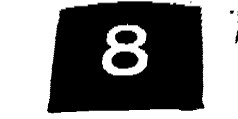
#> input picture data/New_correct/8.png, 238 x 119 px
$ python Area_Perimater.py ../data/New_correct/8.png   (older library calls are emulated)
#> lines starting #> are read from the running program, lines starting #| are printed output that depends on the picture; after the words box and inside, x2 and y2 are one past the last pixel; in counts of white or black regions, pixels touching at a corner belong together; long printed decimals are rounded

"""
@Area_Perimater
@calculate the area and permater
@ZZY 20180328
"""

import cv2
import numpy as np
import glob as gb
import sys
import pdb

##def main(argv):
##    [Load Images]
##filename = gb.glob('../data/New_correct//*')
path = '../data/New_correct/8.png'
##for path in filename:
img = cv2.imread(path,cv2.IMREAD_GRAYSCALE)
#> img is the input picture: shape (119, 238); min 0, max 255, mean 123.1

if img is None:
    print ('Error in loading images!')
##        return -1
##[cut]
img_cut = img[20:-10,10:-10]
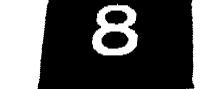
#> img_cut: shape (89, 218); min 0, max 255, mean 96.1

##[contours]
ret,contours,hie = cv2.findContours(img_cut,cv2.RETR_TREE,cv2.CHAIN_APPROX_SIMPLE)
#> contours = 6 contours, 1 with area under 20; largest, box (x1, y1, x2, y2) and area: (0, 0, 49, 89) 3728, (189, 0, 218, 89) 2190, (91, 3, 138, 56) 1868, (101, 31, 129, 49) 356, (105, 10, 128, 25) 239; hie = [[1, -1, -1, -1], [4, 0, 2, -1], [3, -1, -1, 1], [-1, 2, -1, 1], [5, 1, -1, -1], [-1, 4, -1, -1]]
print (path[17:],'len(con ) is ',len(contours))
#| ct/8.png len(con ) is  6
##[draw contours]
img_color = cv2.cvtColor(img_cut,cv2.COLOR_GRAY2BGR)
cv2.drawContours(img_color,contours,1,(0,0,255),3)
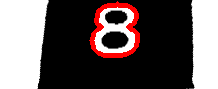
#> img_color: shape (89, 218, 3); mean B, G, R 91, 91, 101.8
cv2.imshow('img_color',img_color)

##[calculate area]
area = cv2.contourArea(contours[1])
#> area = 1868
print ('Area is' ,area)
#| Area is 1868.0

##[calculate perimeter]
perimeter = cv2.arcLength(contours[1],True)
#> perimeter = 191.5
print ('Perimeter is ',perimeter)
#| Perimeter is  191.539


##if __name__ == 'main':
##    main(sys.argv[1:])

$ run again, with data/New_correct/38.png copied over data/New_correct/8.png
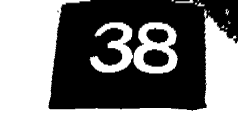
#> input picture data/New_correct/38.png, 238 x 119 px
#> img is the input picture: shape (119, 238); min 0, max 255, mean 120
#> `img_cut = img[20:-10,10:-10]`:
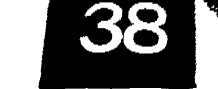
#> img_cut: shape (89, 218); min 0, max 255, mean 104.9
#> contours = 8 contours, 3 with area under 20; largest, box (x1, y1, x2, y2) and area: (0, 0, 50, 89) 3815, (79, 2, 168, 54) 2819, (189, 0, 218, 89) 1858, (133, 29, 159, 47) 346, (136, 8, 159, 24) 240; hie = [[1, -1, -1, -1], [2, 0, -1, -1], [3, 1, -1, -1], [6, 2, 4, -1], [5, -1, -1, 3], [-1, 4, -1, 3], [7, 3, -1, -1], [-1, 6, -1, -1]]
#| ct/8.png len(con ) is  8
#> `cv2.drawContours(img_color,contours,1,(0,0,255),3)`:
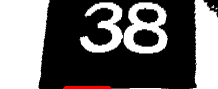
#> img_color: shape (89, 218, 3); mean B, G, R 104.7, 104.7, 106.6
#> area = 0
#| Area is 0.0
#> perimeter = 88
#| Perimeter is  88.0

$ run again, with data/New_correct/40.png copied over data/New_correct/8.png
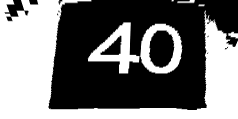
#> input picture data/New_correct/40.png, 238 x 119 px
#> img is the input picture: shape (119, 238); min 0, max 255, mean 115.1
#> `img_cut = img[20:-10,10:-10]`:
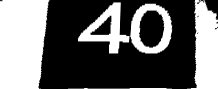
#> img_cut: shape (89, 218); min 0, max 255, mean 101.9
#> contours = 6 contours, 1 with area under 20; largest, box (x1, y1, x2, y2) and area: (0, 0, 50, 89) 3815, (77, 2, 173, 54) 2926, (187, 0, 218, 89) 1822, (139, 10, 165, 48) 723, (90, 15, 112, 35) 184; hie = [[1, -1, -1, -1], [4, 0, 2, -1], [3, -1, -1, 1], [-1, 2, -1, 1], [5, 1, -1, -1], [-1, 4, -1, -1]]
#| ct/8.png len(con ) is  6
#> `cv2.drawContours(img_color,contours,1,(0,0,255),3)`:
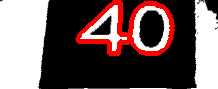
#> img_color: shape (89, 218, 3); mean B, G, R 92.9, 92.9, 112.6
#> area = 2925.5
#| Area is 2925.5
#> perimeter = 349
#| Perimeter is  349.037
